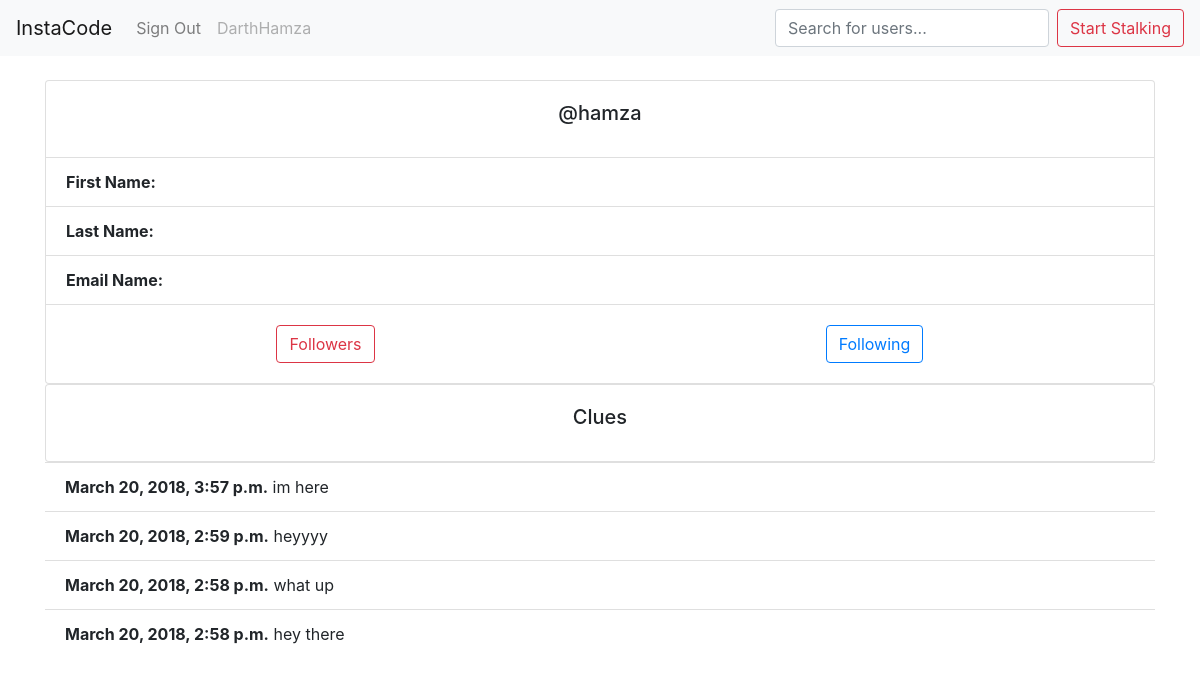
/profiles/1/ (signed in), run on the app's committed database.
### profiles/models.py (models this page shows)
class Clue(models.Model):
    message = models.CharField(max_length=255)
    user = models.ForeignKey(User, on_delete=models.CASCADE)
    timestamp = models.DateTimeField(auto_now_add=True)
    class Meta:
        ordering = ['-timestamp']

### profiles/views.py (the view)
# urls.py: path('<int:pk>/', views.profile, name='profile'),
def profile(request, pk):
    if request.user.is_anonymous:
        return redirect('signin')
    if request.method == "POST":
        message = request.POST.get("message")
        Clue.objects.create(user=request.user, message=message)
        messages.success(request, "New clue generated for your stalkers!")
    context = {
        "user": User.objects.get(pk=pk)
    }
    return render(request, 'profile.html', context)

### profiles/templates/profile.html (shortened to what this page needs)
{% extends "base.html" %}
{% block content %}
<div class="row">
  <div class="col-12">
    <div class="card">
      <div class="card-body">
        <h5 class="card-title text-center">@{{user.username}}</h5>
      </div>
      <ul class="list-group list-group-flush">
        <li class="list-group-item"><b>First Name:</b> {{user.first_name}}</li>
        <li class="list-group-item"><b>Last Name:</b> {{user.last_name}}</li>
        <li class="list-group-item"><b>Email Name:</b> {{user.email}}</li>
      </ul>
      <div class="card-body">
        <div class="row">
          <div class="col-6 text-center">
            <a href="{% url 'followers' user.pk %}" class="btn btn-outline-danger">Followers</a>
          </div>
          <div class="col-6 text-center">
            <a href="{% url 'following' user.pk %}" class="btn btn-outline-primary">Following</a>
          </div>
        </div>
      </div>
    </div>
  </div>
</div>
<div class="row">
  <div class="col-12">
    <div class="card">
      <div class="card-body">
        <h5 class="card-title text-center">Clues</h5>
      </div>
      </div>
      <ul class="list-group list-group-flush">
        {% for clue in user.clue_set.all  %}
          <li class="list-group-item"><b>{{clue.timestamp}}</b> {{clue.message}}</li>
        {% endfor %}
      </ul>
    </div>
  </div>
</div>
{% endblock %}

### profiles/templates/navbar.html (shortened to what this page needs)
<nav class="navbar navbar-expand-lg navbar-light bg-light">
  <a class="navbar-brand" href="{% url 'feed' %}">InstaCode</a>
  <div class="collapse navbar-collapse" id="navbarSupportedContent">
    <ul class="navbar-nav mr-auto">
      {% if request.user.is_authenticated %}
        <li class="nav-item">
          <a class="nav-link" href="{% url 'signout' %}">Sign Out</a>
        </li>
        <li class="nav-item">
          <a class="nav-link disabled" href="{% url 'profile' request.user.id %}">{{request.user}}</a>
        </li>
      {% endif %}
    </ul>
    <form class="form-inline my-2 my-lg-0" action="{% url 'search-users' %}">
      <input class="form-control mr-sm-2" type="text" placeholder="Search for users..." aria-label="Search" name='q' value={{request.GET.q}}>
      <button class="btn btn-outline-danger my-2 my-sm-0" type="submit">Start Stalking</button>
    </form>
  </div>
</nav>

### data on the page
Clue: timestamp "March 20, 2018, 3:57 p.m.", message "im here"
Clue: timestamp "March 20, 2018, 2:59 p.m.", message "heyyyy"
Clue: timestamp "March 20, 2018, 2:58 p.m.", message "what up"
Clue: timestamp "March 20, 2018, 2:58 p.m.", message "hey there"

### other printed values
{{ request.user }} "DarthHamza"
{{ user.username }} "hamza"
